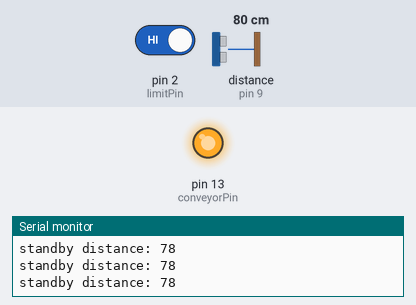
Bench run of a sketch on a simulated Arduino Uno, built with avr-gcc and run on an emulated ATmega328P. Parts: output pins drawn as LEDs (lit = HIGH), the last lines printed to the serial monitor. Wiring (inferred from the names in the program): ultrasonic range finder: trigger pin 5; echo pin 9. The test bench sets the inputs (shaded band); at power-on: pin 2 (limitPin) HIGH, distance to the obstacle (sensor on pin 9) 80 cm. The echo pulse lasts 58.3 µs per cm; pins used as bus, display or sensor lines are not drawn.

Above: at 1.2 s.
1.3 s: pin 2 (limitPin) driven LOW
At 2.0 s:
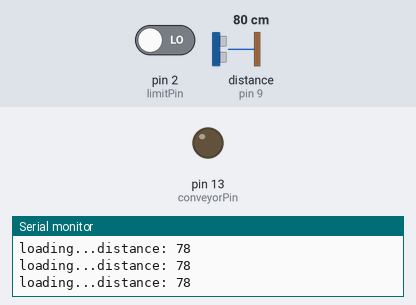
2.8 s: distance to the obstacle (sensor on pin 9) set to 9 cm
5.8 s: distance to the obstacle (sensor on pin 9) set to 6 cm
At 6.1 s:
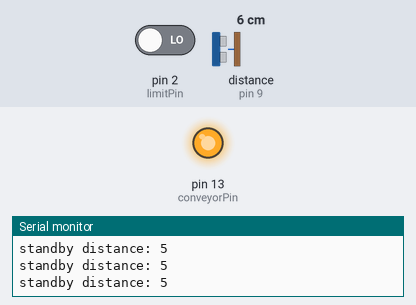
Timing chart, 0 to 8.8 s (numbered marks = the images above; inputs shaded):
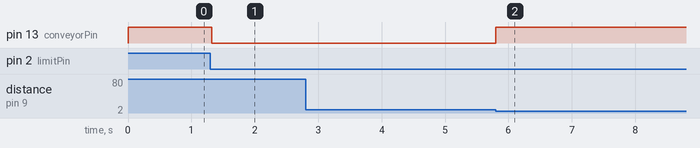

Measured:
- the behaviour switches between 8 and 7 cm on distance to the obstacle (sensor on pin 9) (found by bisection; images 1 and 2)
- after the input at 1.3 s, pin 13 (conveyorPin): HIGH → LOW at once
- after the input at 5.8 s, pin 13 (conveyorPin): LOW → HIGH at once

The sketch:

custom_test_ultrasonic.ino
```cpp
/*
* Ultrasonic Sensor HC-SR04 and Arduino Tutorial
*
* by Dejan Nedelkovski,
* www.HowToMechatronics.com
*
*/
// defines pins numbers
#define trigPin 5
#define echoPin 9
#define limitPin 2
#define conveyorPin 13
#define loadedlen 6

// defines variables
long duration;
int distance;
void setup()
{
  pinMode(trigPin, OUTPUT); // Sets the trigPin as an Output
  pinMode(echoPin, INPUT);  // Sets the echoPin as an Input

  pinMode(limitPin, INPUT_PULLUP);
  pinMode(conveyorPin, OUTPUT);
  Serial.begin(9600); // Starts the serial communication
}

int calculateDistance()
{
  digitalWrite(trigPin, LOW);
  delayMicroseconds(200);
  // Sets the trigPin on HIGH state for 10 micro seconds        Q`  `Q
  digitalWrite(trigPin, HIGH);
  delayMicroseconds(1000);
  digitalWrite(trigPin, LOW);
  // Reads the echoPin, returns the sound wave travel time in microseconds
  duration = pulseIn(echoPin, HIGH);
  return (duration * 0.034 / 2.0);
}
void loop()
{
  distance = calculateDistance();
  int sensorVal = digitalRead(limitPin);
  if (sensorVal == LOW && distance > loadedlen)
  {

    digitalWrite(conveyorPin, LOW);
    Serial.print("distance: ");
    Serial.println(distance);
    Serial.print("loading...");
  }
  else
  {
    digitalWrite(conveyorPin, HIGH);
    Serial.print("distance: ");
    Serial.println(distance);
    Serial.print("standby ");
  }

}
```
